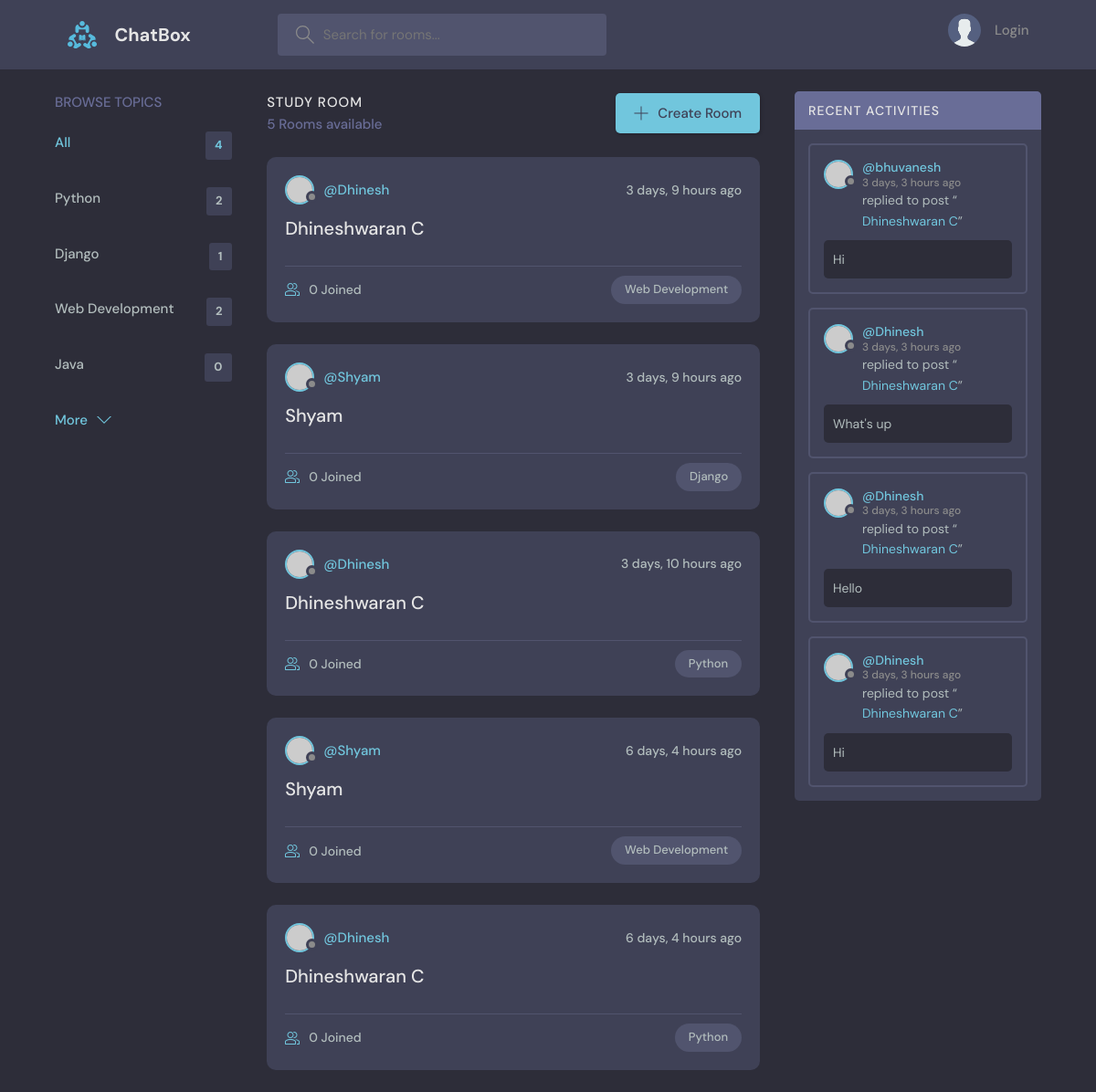
/, run on an earlier commit of the app's database.
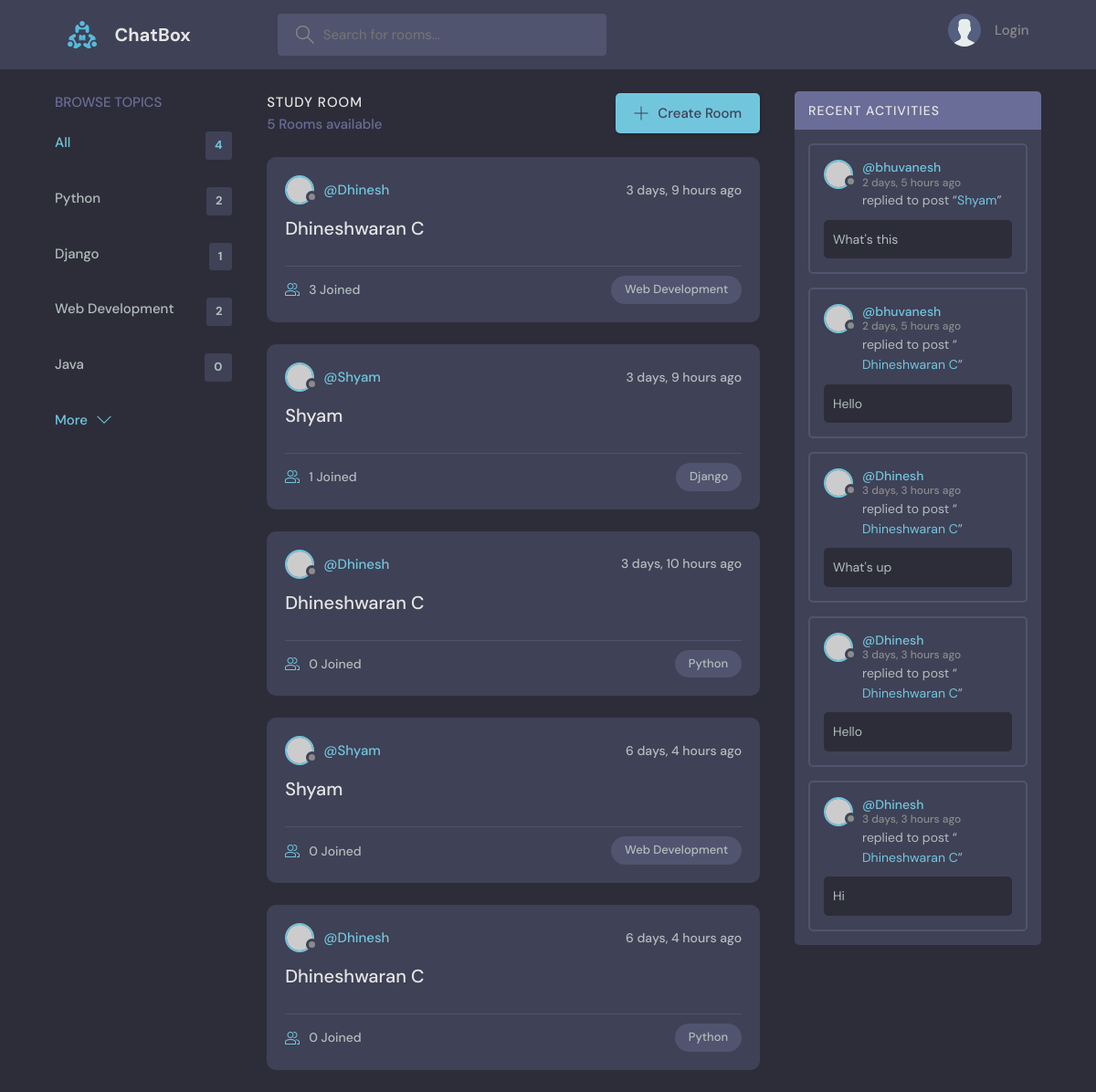
And on a later commit of the database.
### base/models.py (models this page shows, shortened)
class Topic(models.Model):
    name = models.CharField(max_length=200)

class Room(models.Model):
    host = models.ForeignKey(User, on_delete=models.SET_NULL, null=True)
    topic = models.ForeignKey(Topic, on_delete=models.SET_NULL, null=True)
    name = models.CharField(max_length=200)
    description = models.TextField(null=True, blank=True)
    participants = models.ManyToManyField(User, related_name='participants', blank=True)
    updated = models.DateTimeField(auto_now=True)
    created = models.DateTimeField(auto_now_add=True)
    class Meta:
        ordering = ['-updated', '-created']
    def __str__(self):
        return self.name

class Message(models.Model):
    user = models.ForeignKey(User, on_delete=models.CASCADE)
    room = models.ForeignKey(Room, on_delete=models.CASCADE)
    body = models.TextField()
    updated = models.DateTimeField(auto_now=True)
    created = models.DateTimeField(auto_now_add=True)
    class Meta:
        ordering = ['-updated', '-created']

### base/views.py (the view)
# urls.py: path('',views.home,name="home"),
def home(request):
    q = request.GET.get('q') if request.GET.get('q') != None else ''
    rooms = Room.objects.filter(
        Q(topic__name__icontains=q) |
        Q(name__contains=q) |
        Q(description__icontains=q)
    )
    topics = Topic.objects.all()
    room_count = rooms.count()
    room_messages = Message.objects.filter(Q(room__topic__name__icontains=q))
    return render(request,'base/home.html', {'rooms':rooms,'topics':topics,'room_count':room_count, 'room_messages':room_messages})

### base/templates/base/home.html (shortened to what this page needs)
{% extends 'main.html' %}
{% block content %}
    <main class="layout layout--3">
      <div class="container">
        {% include 'base/topics_component.html' %}
        <div class="roomList">
          <div class="roomList__header">
            <div>
              <h2>Study Room</h2>
              <p>{{room_count}} Rooms available</p>
            </div>
            <a class="btn btn--main" href="create-room.html">
              <svg version="1.1" xmlns="http://www.w3.org/2000/svg" width="32" height="32" viewBox="0 0 32 32">
                <title>add</title>
                <path
                  d="M16.943 0.943h-1.885v14.115h-14.115v1.885h14.115v14.115h1.885v-14.115h14.115v-1.885h-14.115v-14.115z"
                ></path>
              </svg>
              Create Room
            </a>
          </div>
          {% include 'base/feed_component.html' %}
        </div>
        {% include 'base/activity_component.html' %}
      </div>
    </main>
    {% endblock %}

### base/templates/base/topics_component.html
<div class="topics">
    <div class="topics__header">
      <h2>Browse Topics</h2>
    </div>
    <ul class="topics__list">
      <li>
        <a href="{% url 'home' %}" class="active">All <span>{{topics.count}}</span></a>
      </li>
      {% for topic in topics %}
      <li>
        <a href="{% url 'home' %}?q={{topic.name}}">{{topic.name}} <span>{{topic.room_set.all.count}}</span></a>
      </li>
      {% endfor %}
    </ul>
    <a class="btn btn--link" href="topics.html">
      More
      <svg version="1.1" xmlns="http://www.w3.org/2000/svg" width="32" height="32" viewBox="0 0 32 32">
        <title>chevron-down</title>
        <path d="M16 21l-13-13h-3l16 16 16-16h-3l-13 13z"></path>
      </svg>
    </a>
  </div>

### base/templates/base/feed_component.html (shortened to what this page needs)
{% for room in rooms %}
<div class="roomListRoom">
    <div class="roomListRoom__header">
      <a href="{% url 'user-profile' room.host.id %}" class="roomListRoom__author">
        <div class="avatar avatar--small">
          <img src="https://randomuser.me/api/portraits/women/11.jpg" />
        </div>
        <span>@{{room.host.username}}</span>
      </a>
      <div class="roomListRoom__actions">
        <span>{{room.created|timesince}} ago</span>
      </div>
    </div>
    <div class="roomListRoom__content">
      <a href="{% url 'room' room.id %}">{{room.name}}</a>
    </div>
    <div class="roomListRoom__meta">
      <a href="{% url 'room' room.id %}" class="roomListRoom__joined">
        {{room.participants.all.count}} Joined
      </a>
      <p class="roomListRoom__topic">{{room.topic.name}}</p>
    </div>
  </div>
  {% endfor %}

### base/templates/base/activity_component.html (shortened to what this page needs)
<div class="activities">
    <div class="activities__header">
      <h2>Recent Activities</h2>
    </div>
    {% for message in room_messages %}
    <div class="activities__box">
      <div class="activities__boxHeader roomListRoom__header">
        <a href="{% url 'user-profile' message.user.id %}" class="roomListRoom__author">
          <div class="avatar avatar--small">
            <img src="https://randomuser.me/api/portraits/women/11.jpg" />
          </div>
          <p>
            @{{message.user}}
            <span>{{message.created|timesince}} ago</span>
          </p>
        </a>
      </div>
      <div class="activities__boxContent">
        <p>replied to post “<a href="{% url 'room' message.room.id %}">{{message.room}}</a>”</p>
        <div class="activities__boxRoomContent">
          {{message.body}}
        </div>
      </div>
    </div>
    {% endfor %}
  </div>

What changed in the data, as far as the page shows it:
removed Message: user "bhuvanesh", created "3 days, 3 hours", room "Dhineshwaran C", body "Hi"
changed Room (number 1 of 5 on the later page): participants.all.count "0" → "3"
computed for Room "Django": participants.all.count "0" → "1"
added Message: user "bhuvanesh", created "2 days, 5 hours", room "Shyam", body "What's this"
added Message: user "bhuvanesh", created "2 days, 5 hours", room "Dhineshwaran C", body "Hello"
